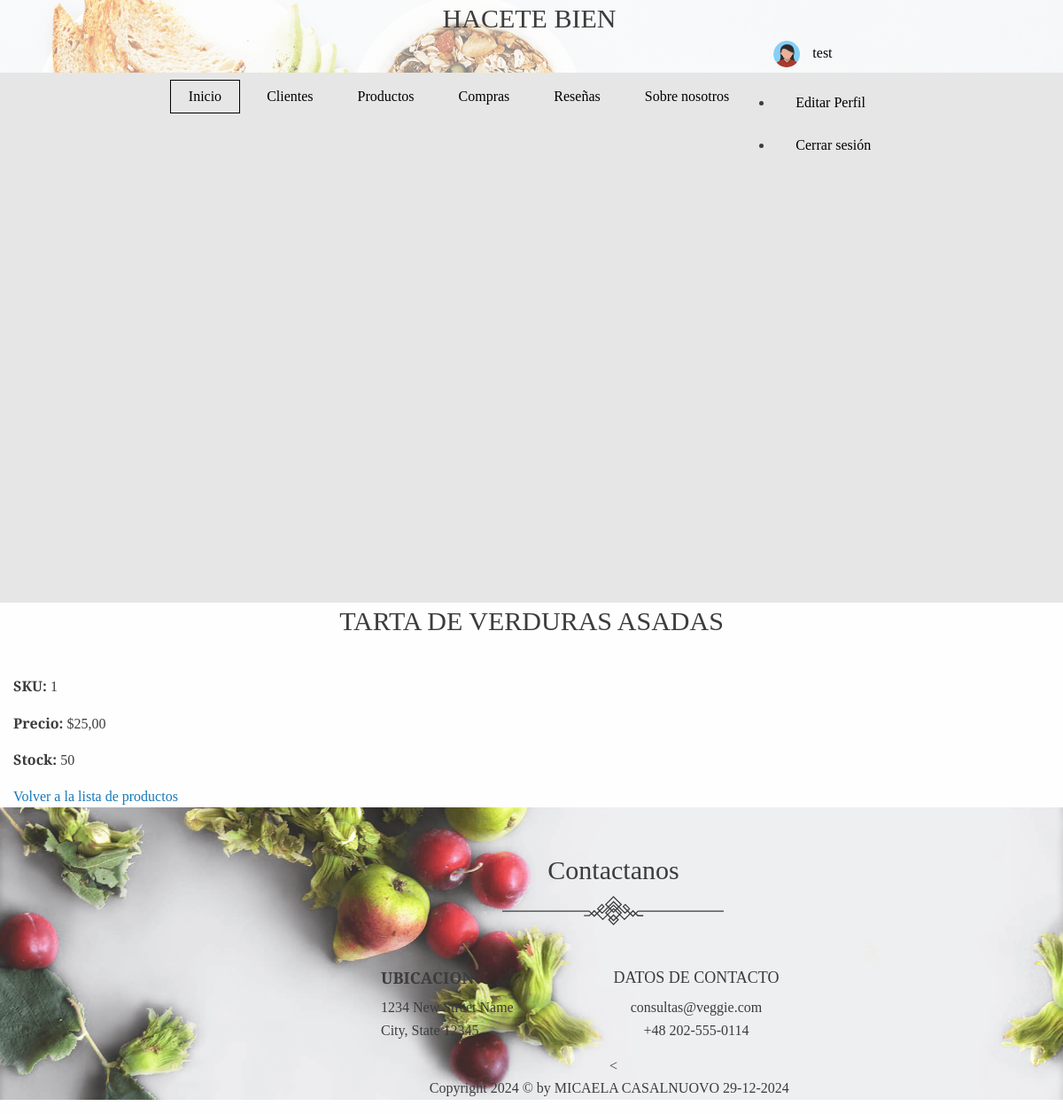
The app's page /Users/producto/1/ (signed in), older data.
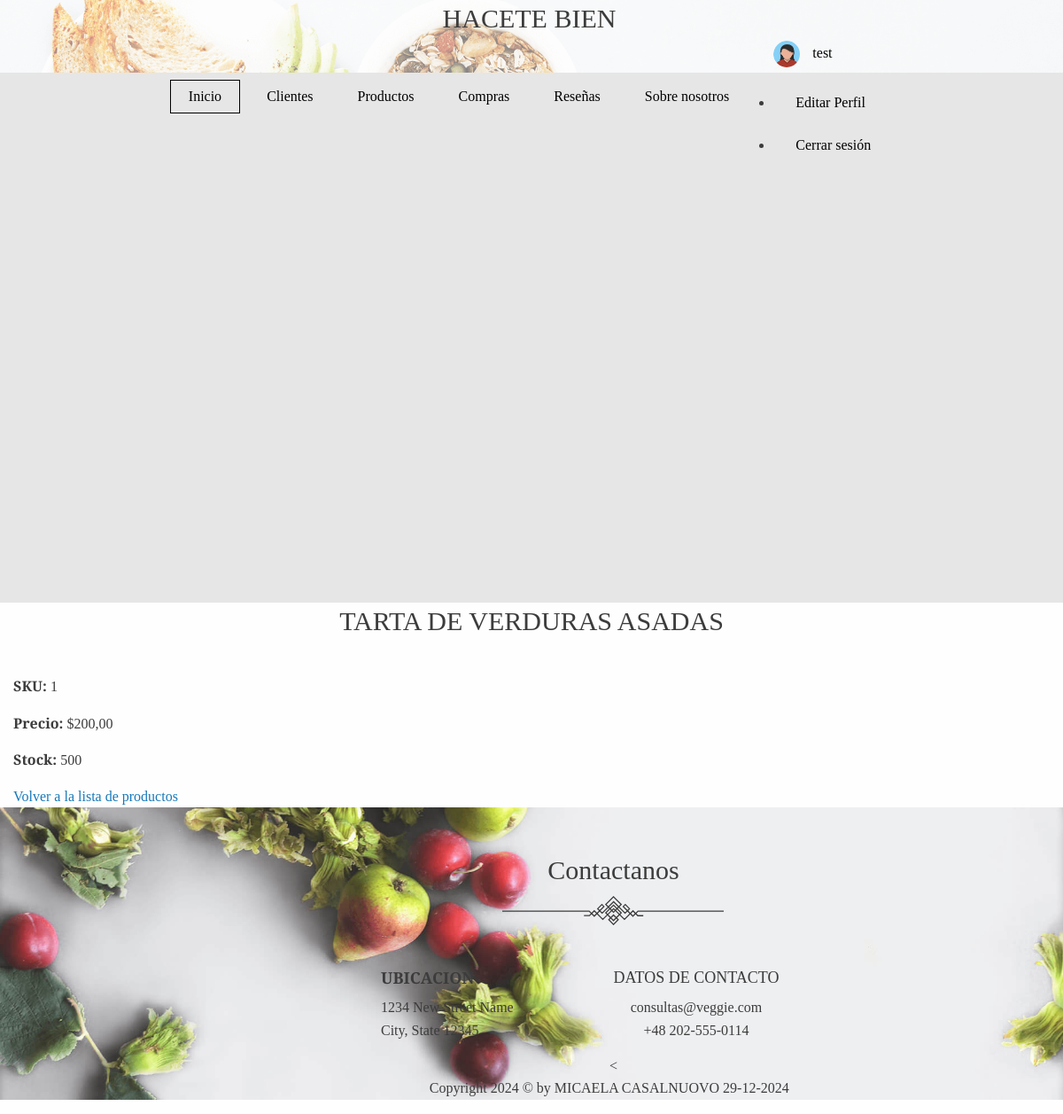
The same page, newer data.
### App/models.py (models this page shows, shortened)
class ModeloProducto(models.Model):
    sku = models.CharField(max_length=50, unique=True)
    descripcion = models.TextField()
    stock = models.PositiveIntegerField()
    precio = models.DecimalField(max_digits=10, decimal_places=2)

### App/views.py (the view)
# urls.py: path('producto/<str:sku>/', views.ProductoDetailView.as_view(), name='producto_detail'),
class ProductoDetailView(DetailView):
    model = ModeloProducto
    template_name = 'App/producto_detail.html'
    context_object_name = 'producto'
    def get_object(self):
        return get_object_or_404(ModeloProducto, sku=self.kwargs['sku'])

### App/templates/App/producto_detail.html (shortened to what this page needs)
{% extends "App/base.html" %}
{% block main %}
<section id="producto-detalle" class="producto-detail-section">
    <div class="container">
        <h1 class="header-txt">{{ producto.descripcion }}</h1>
        <div class="producto-detail">
            <p><strong>SKU:</strong> {{ producto.sku }}</p>
            <p><strong>Precio:</strong> ${{ producto.precio }}</p>
            <p><strong>Stock:</strong> {{ producto.stock }}</p>
        </div>
        <div class="acciones">
            <a href="{% url 'productos' %}" class="btn btn-primary">
                Volver a la lista de productos
            </a>
        </div>
    </div>
</section>
{% endblock %}

Row changes from the older to the newer data that the page shows:
changed ModeloProducto "TARTA DE VERDURAS ASADAS": precio "25,00" → "200,00"; stock "50" → "500"
